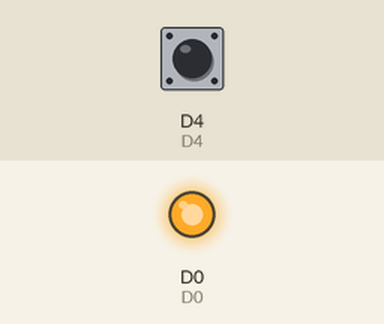
The sketch below on a simulated ESP8266 (NodeMCU). Parts: output pins drawn as LEDs (lit = HIGH). Dashed ring = blinking. Inputs (shaded band) come from the test bench; at power-on: D4 HIGH. WiFi joins after 1.5 s; servers stay silent unless stated; no MQTT or app messages arrive unless stated; pins used as bus, display or sensor lines are not drawn; what the sketch prints to the serial monitor is not drawn.

Above: at 2.7 s.
2.8 s: D4 driven LOW
At 4.2 s:
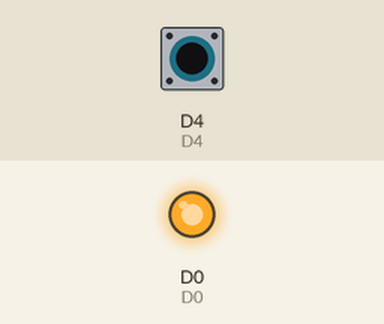
4.6 s: D4 pulsed HIGH 2 times (0.12 s each, 0.3 s apart)
At 4.97 s:
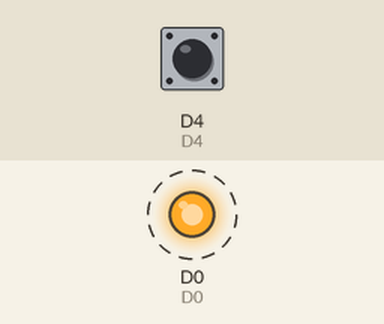
6.7 s: D4 pulsed HIGH 5 times (0.12 s each, 0.3 s apart)
At 9.4 s:
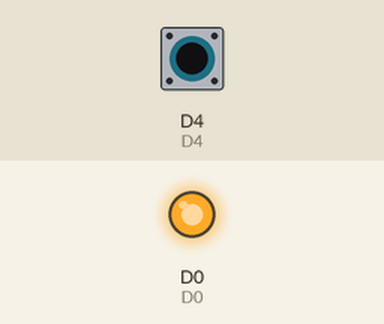
Timing chart, 0 to 10.9 s (numbered marks = the images above; inputs shaded):
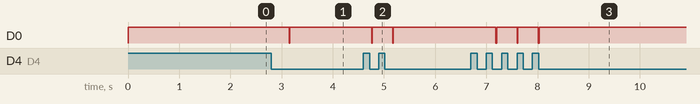

Measured:
- after the input at 2.8 s, D0: HIGH → LOW after 0.35 s, → HIGH 0.01 s later
- after the input at 4.6 s, D0: alternates HIGH for 0.40 s and LOW for 0.01 s, 4 changes in all, then stays HIGH, starting after 0.16 s
- after the input at 6.7 s, D0: alternates HIGH for 0.40 s and LOW for 0.02 s, 6 changes in all, then stays HIGH, starting after 0.49 s

The sketch:

puplish_node_mcu_reading.ino
```cpp
#include <ESP8266WiFi.h>
#include <PubSubClient.h>
#include <SPI.h>
#include"stdio.h"
#include"string.h"

const char* ssid = "IMT Staff";                   // wifi ssid
const char* password =  "Imt.Sch@Dok_HQ2019";         // wifi password
const char* mqttServer = "soldier.cloudmqtt.com";    // IP adress Raspberry Pi
const int   mqttPort = 16475;
const char* mqttUser = "lpxntmad";      // if you don't have MQTT Username, no need input
const char* mqttPassword = "C4AaxTHSNPk5";  // if you don't have MQTT Password, no need input

WiFiClient espClient;
PubSubClient client(espClient);

#define CS 15               //define chip select line for manual control
#define D0 16
#define D4 2
volatile byte flag=0;

void setup() {

  pinMode(D4,INPUT);
  pinMode(CS, OUTPUT);                                       //configure the line as output ss
  pinMode(D0, OUTPUT);

  Serial.begin(115200);

  digitalWrite(CS, HIGH);                                    //Initialize the CS line to HIGH
  digitalWrite(D0, HIGH);
  attachInterrupt(2,EXTERNAL_INTERRUPT,FALLING);
  SPI.begin();                                               //Initialize the SPI module--> configures the MOSI, MISO and CLOCK lines
  SPI.beginTransaction(SPISettings(3000000, LSBFIRST, SPI_MODE0));

  WiFi.begin(ssid, password);

  while (WiFi.status() != WL_CONNECTED) {
    delay(500);
    Serial.println("Connecting to WiFi..");
  }
  Serial.println("Connected to the WiFi network");

  client.setServer(mqttServer, mqttPort);

  while (!client.connected()) {
    Serial.println("Connecting to MQTT...");

    if (client.connect("ESP8266Client", mqttUser, mqttPassword )) {

      Serial.println("connected");

    } else {

      Serial.print("failed with state ");
      Serial.print(client.state());
      delay(2000);

    }
  }
}

void EXTERNAL_INTERRUPT(){
  flag++;
}

void loop() {

    byte I_RH;byte D_RH;byte I_TEMP;byte D_TEMP;byte LDR;byte GAS;
    String Dot=".";
    Serial.print("HUM"); Serial.print("    ");Serial.print("TEMP");Serial.print("    ");Serial.print("LDR");Serial.print("    ");Serial.println("GAS");
    ////////////////HUM/////////////////////////////////////
    while(flag==0);
    digitalWrite(CS, LOW);
    I_RH = SPI.transfer(10);
    Serial.print(I_RH);
    digitalWrite(CS, HIGH);
    digitalWrite(D0, LOW);
    delay(10);
    digitalWrite(D0, HIGH);
    Serial.print('.');
    while(flag==1);
    digitalWrite(CS, LOW);
    D_RH = SPI.transfer(20);
    client.publish("HUM",String(I_RH+Dot+D_RH).c_str());
    Serial.print(D_RH);
    digitalWrite(CS, HIGH);
    digitalWrite(D0, LOW);
    delay(10);
    digitalWrite(D0, HIGH);
    Serial.print("   ");
    /////////////////////////////TEMP///////////////////////////////////////////////
    while(flag==2);
    digitalWrite(CS, LOW);
    I_TEMP = SPI.transfer(30);
    Serial.print(I_TEMP);
    digitalWrite(CS, HIGH);
    digitalWrite(D0, LOW);
    delay(10);
    digitalWrite(D0, HIGH);
    Serial.print('.');
    while(flag==3);
    digitalWrite(CS, LOW);
    D_TEMP = SPI.transfer(40);
    client.publish("TEMP",String(I_TEMP+Dot+D_TEMP).c_str());
    Serial.print(D_TEMP);
    digitalWrite(CS, HIGH);
    digitalWrite(D0, LOW);
    delay(10);
    digitalWrite(D0, HIGH);
    Serial.print("   ");
    /////////////////////LDR///////////////////////////
    while(flag==4);
    digitalWrite(CS, LOW);
    LDR = SPI.transfer(50);
    client.publish("LDR",String(LDR).c_str());
    Serial.print(LDR);
    digitalWrite(CS, HIGH);
    digitalWrite(D0, LOW);
    delay(10);
    digitalWrite(D0, HIGH);
    Serial.print("    ");
    ///////////////////////////GAS////////////////////////////////////
    while(flag==5);
    digitalWrite(CS, LOW);
    GAS = SPI.transfer(60);
    client.publish("GAS",String(GAS).c_str());
    Serial.println(GAS);
    digitalWrite(CS, HIGH);
    digitalWrite(D0, LOW);
    delay(10);
    digitalWrite(D0, HIGH);
    flag=0;
    client.loop();

}
```
